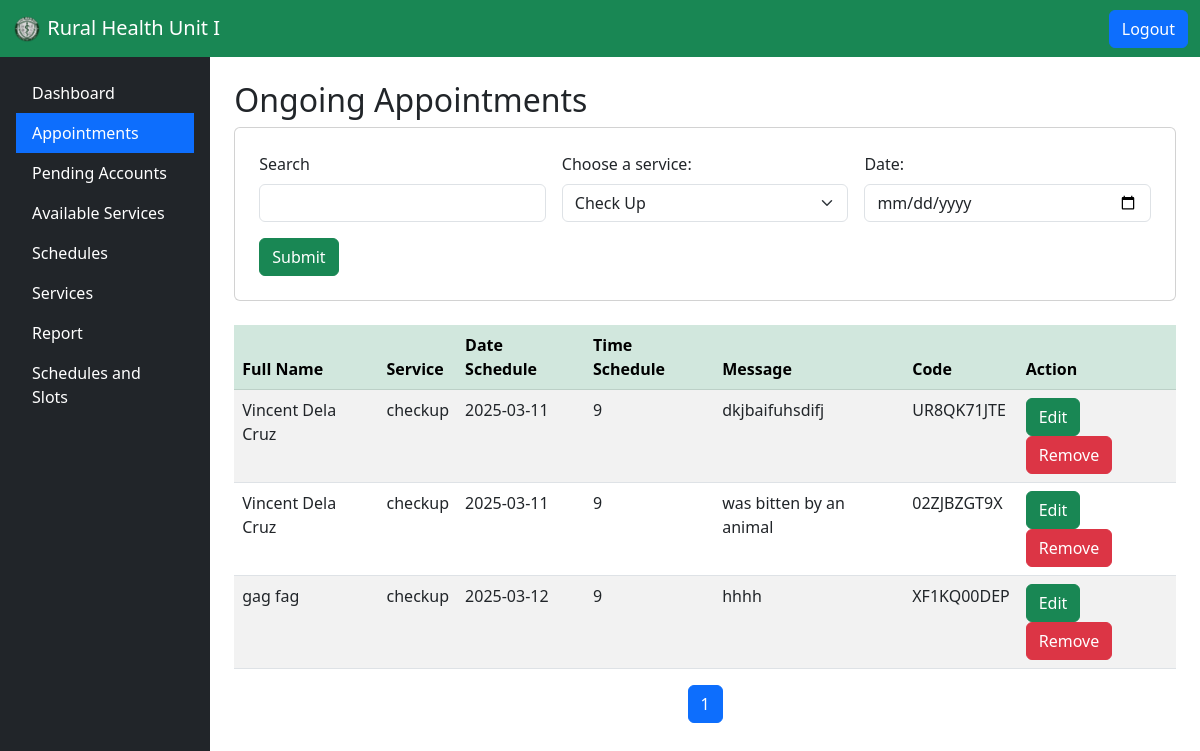
/admin/appointment.php, run on an earlier commit of the app's database.
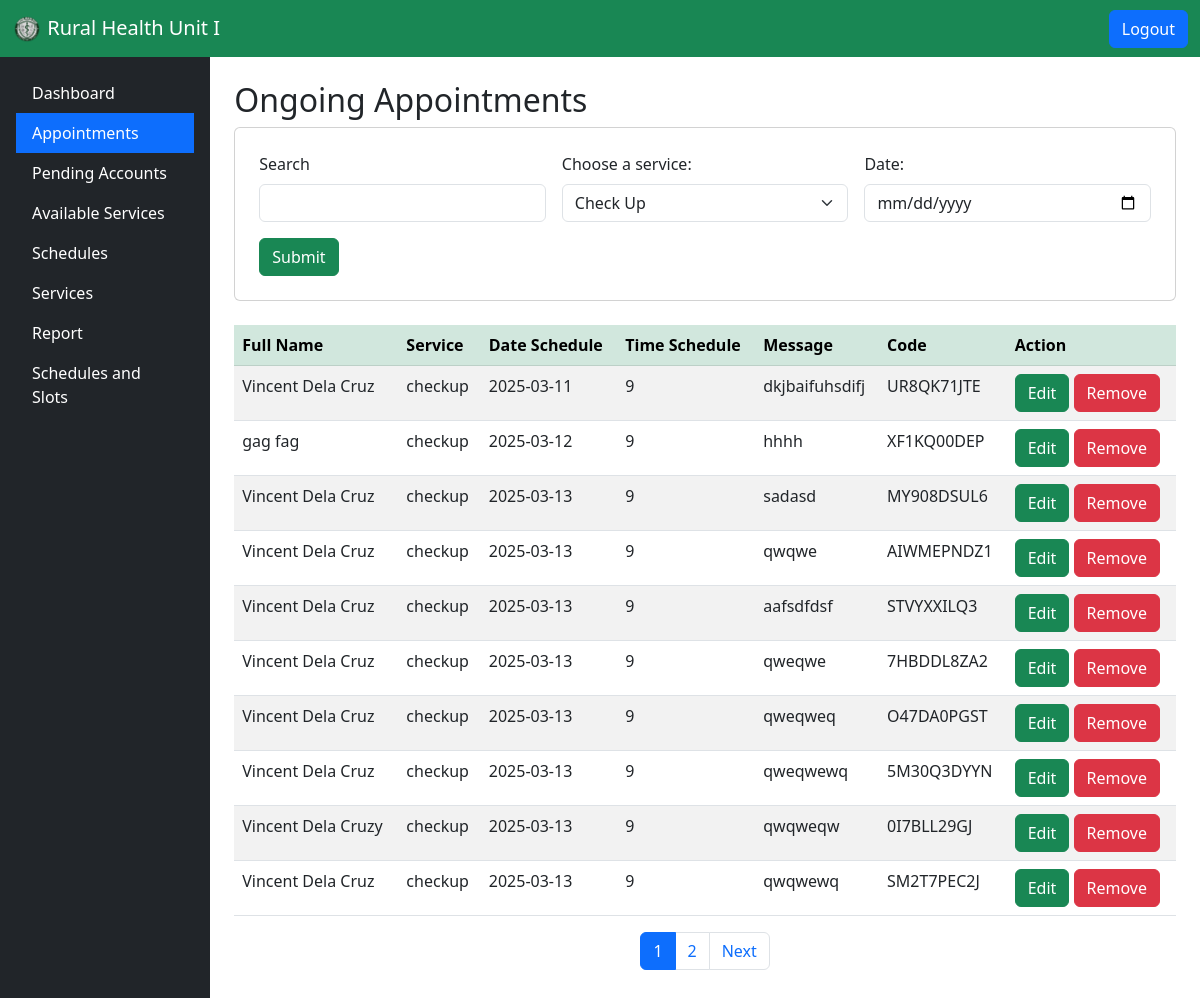
And on a later commit of the database.
### tables this page shows
CREATE TABLE `appointments` (
  `id` int(11) NOT NULL,
  `username` varchar(255) NOT NULL,
  `contact` int(11) NOT NULL,
  `fullname` varchar(255) NOT NULL,
  `service` varchar(50) NOT NULL,
  `schedule_date` date NOT NULL,
  `time_slot` varchar(20) NOT NULL,
  `reason` varchar(255) NOT NULL,
  `code` varchar(255) NOT NULL,
  `status` varchar(255) NOT NULL DEFAULT 'Waiting',
  `type` varchar(255) NOT NULL
);

### admin/admin_functions.php (called while the page is built, shortened)
<?php
Class aSystem{
    private $server = "mysql:host=localhost; dbname=appointmentsystem";
    private $user = "root";
    private $pass = "";
    private $option = array(PDO::ATTR_ERRMODE=>PDO::ERRMODE_EXCEPTION, PDO::ATTR_DEFAULT_FETCH_MODE=>PDO::FETCH_ASSOC);
    public function openConnection(){
        try{
            $this->con = new PDO ($this->server, $this->user, $this->pass, $this->option);
            return $this->con;
        }catch(PDOExceptions $e){
            echo "There is some problems in the connection" . $e->getMessage();
        }
    }
    public function show_appoints(){
        $connection = $this->openConnection();
        $stmt = $connection->prepare("SELECT * FROM appointments WHERE status = 'Waiting'");
        $stmt->execute();
        $lists = $stmt->fetchall();
        $total = $stmt->rowCount();
        if($total>0){
            return $lists;
        }else{
            return FALSE;
        }
    }
}
?>

### admin/appointment.php (the view, shortened to what the changed rows need)
<?php
require_once('admin_functions.php');
$admin_functions->edit_appointments();
$admin_functions->remove_appointments();
if (isset($_GET['submit'])) {
    $lists = $admin_functions->show_appoints_filtered();
} else {
    $lists = $admin_functions->show_appoints();
}
$records_per_page = 10;
$page = isset($_GET['page']) ? (int)$_GET['page'] : 1;
$offset = ($page - 1) * $records_per_page;
$total_records = count($lists);
$total_pages = ceil($total_records / $records_per_page);
$current_page_lists = array_slice($lists, $offset, $records_per_page);
?>
<!DOCTYPE html>
<html lang="en">
<head>
    <link href="https://cdn.jsdelivr.net/npm/bootstrap@5.3.0/dist/css/bootstrap.min.css" rel="stylesheet">
</head>
<body>
    <div class="container-fluid p-0">
        <div class="d-flex">
            <div class="container-fluid p-4">
    <h2>Ongoing Appointments</h2>
    <div class="table-responsive mt-4">
        <table class="table table-striped table-hover">
            <thead class="table-success">
                <tr>
                    <th>Full Name</th>
                    <th>Service</th>
                    <th>Date Schedule</th>
                    <th>Time Schedule</th>
                    <th>Message</th>
                    <th>Code</th>
                    <th>Action</th>
                </tr>
            </thead>
            <tbody>
                <?php foreach ($current_page_lists as $list) { ?>
                <tr>
                    <td><?= htmlspecialchars($list['fullname']) ?></td>
                    <td><?= htmlspecialchars($list['service']) ?></td>
                    <td><?= htmlspecialchars($list['schedule_date']) ?></td>
                    <td><?= htmlspecialchars($list['time_slot']) ?></td>
                    <td><?= htmlspecialchars($list['reason']) ?></td>
                    <td><?= htmlspecialchars($list['code']) ?></td>
                    <td>
                        <button type="button" class="btn btn-success" data-bs-toggle="modal"
                            data-bs-target="#editModal"
                            data-id="<?= $list['id']; ?>"
                            data-fullname="<?= htmlspecialchars($list['fullname']); ?>"
                            data-service="<?= htmlspecialchars($list['service']); ?>"
                            data-schedule="<?= htmlspecialchars($list['schedule_date']); ?>"
                            data-timeslot="<?= htmlspecialchars($list['time_slot']); ?>"
                            data-reason="<?= htmlspecialchars($list['reason']); ?>"
                            data-code="<?= htmlspecialchars($list['code']); ?>">
                            Edit
                        </button>
                        <button type="button" class="btn btn-danger" data-bs-toggle="modal"
                            data-bs-target="#deleteModal"
                            data-id="<?= $list['id']; ?>"
                            data-fullname="<?= htmlspecialchars($list['fullname']); ?>">
                            Remove
                        </button>
                    </td>
                </tr>
                <?php } ?>
            </tbody>
        </table>
    </div>
    <nav>
        <ul class="pagination justify-content-center">
            <?php for ($i = 1; $i <= $total_pages; $i++) { ?>
                <li class="page-item <?= ($i == $page) ? 'active' : ''; ?>">
                    <a class="page-link" href="?page=<?= $i; ?>"><?= $i; ?></a>
                </li>
            <?php } ?>
            <?php if ($page < $total_pages) { ?>
                <li class="page-item">
                    <a class="page-link" href="?page=<?= $page + 1; ?>">Next</a>
                </li>
            <?php } ?>
        </ul>
    </nav>
</div>
                </div>
            </div>
</body>
</html>

What changed in the data, as far as the page shows it:
no longer on this page (row edited): appointments: fullname "Vincent Dela Cruz", service "checkup", schedule_date "2025-03-11", time_slot "9", reason "was bitten by an animal", code "02ZJBZGT9X"
added appointments: fullname "Vincent Dela Cruz", service "checkup", schedule_date "2025-03-13", time_slot "9", reason "sadasd", code "MY908DSUL6"
added appointments: fullname "Vincent Dela Cruz", service "checkup", schedule_date "2025-03-13", time_slot "9", reason "qwqwe", code "AIWMEPNDZ1"
added appointments: fullname "Vincent Dela Cruz", service "checkup", schedule_date "2025-03-13", time_slot "9", reason "aafsdfdsf", code "STVYXXILQ3"
added appointments: fullname "Vincent Dela Cruz", service "checkup", schedule_date "2025-03-13", time_slot "9", reason "qweqwe", code "7HBDDL8ZA2"
added appointments: fullname "Vincent Dela Cruz", service "checkup", schedule_date "2025-03-13", time_slot "9", reason "qweqweq", code "O47DA0PGST"
added appointments: fullname "Vincent Dela Cruz", service "checkup", schedule_date "2025-03-13", time_slot "9", reason "qweqwewq", code "5M30Q3DYYN"
added appointments: fullname "Vincent Dela Cruzy", service "checkup", schedule_date "2025-03-13", time_slot "9", reason "qwqweqw", code "0I7BLL29GJ"
added appointments: fullname "Vincent Dela Cruz", service "checkup", schedule_date "2025-03-13", time_slot "9", reason "qwqwewq", code "SM2T7PEC2J"
Also different on the page:
new list line: "2"
text now shown: "Next"
